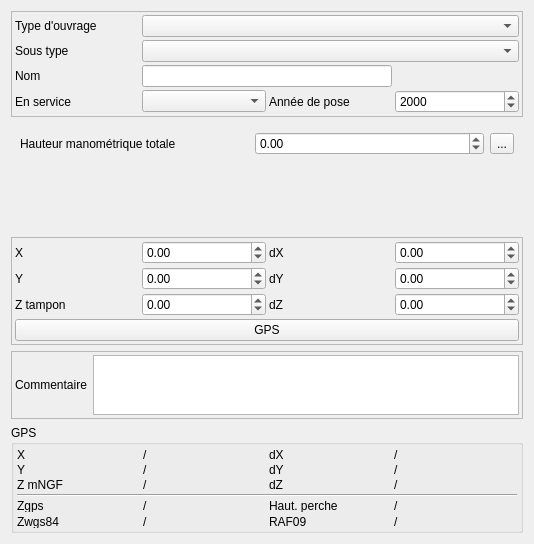
<?xml version="1.0" encoding="UTF-8"?>
<ui version="4.0">
 <class>Form</class>
 <widget class="QWidget" name="Form">
  <property name="geometry">
   <rect>
    <x>0</x>
    <y>0</y>
    <width>534</width>
    <height>513</height>
   </rect>
  </property>
  <property name="windowTitle">
   <string>Form</string>
  </property>
  <layout class="QVBoxLayout" name="verticalLayout" stretch="1,1,1,1,10,1">
   <item>
    <widget class="QFrame" name="frame">
     <property name="frameShape">
      <enum>QFrame::StyledPanel</enum>
     </property>
     <property name="frameShadow">
      <enum>QFrame::Raised</enum>
     </property>
     <layout class="QGridLayout" name="gridLayout">
      <property name="leftMargin">
       <number>3</number>
      </property>
      <property name="topMargin">
       <number>3</number>
      </property>
      <property name="rightMargin">
       <number>3</number>
      </property>
      <property name="bottomMargin">
       <number>3</number>
      </property>
      <property name="spacing">
       <number>3</number>
      </property>
      <item row="0" column="0">
       <widget class="QLabel" name="label_2">
        <property name="text">
         <string>Type d'ouvrage</string>
        </property>
       </widget>
      </item>
      <item row="1" column="0">
       <widget class="QLabel" name="label_8">
        <property name="text">
         <string>Sous type</string>
        </property>
       </widget>
      </item>
      <item row="3" column="0">
       <widget class="QLabel" name="label_28">
        <property name="text">
         <string>En service</string>
        </property>
       </widget>
      </item>
      <item row="2" column="0">
       <widget class="QLabel" name="label_24">
        <property name="text">
         <string>Nom</string>
        </property>
       </widget>
      </item>
      <item row="3" column="1">
       <widget class="QComboBox" name="comboBox_enservice"/>
      </item>
      <item row="1" column="1" colspan="3">
       <widget class="QComboBox" name="comboBox_sstype"/>
      </item>
      <item row="0" column="1" colspan="3">
       <widget class="QComboBox" name="comboBox_typeouvrage"/>
      </item>
      <item row="3" column="2">
       <widget class="QLabel" name="label_29">
        <property name="text">
         <string>Année de pose</string>
        </property>
       </widget>
      </item>
      <item row="3" column="3">
       <widget class="QDateEdit" name="dateEdit_anneepose">
        <property name="displayFormat">
         <string>yyyy</string>
        </property>
       </widget>
      </item>
      <item row="2" column="1" colspan="2">
       <widget class="QLineEdit" name="lineEdit_nom"/>
      </item>
     </layout>
    </widget>
   </item>
   <item>
    <widget class="QStackedWidget" name="stackedWidget">
     <property name="currentIndex">
      <number>0</number>
     </property>
     <widget class="QWidget" name="Regard">
      <layout class="QGridLayout" name="gridLayout_2">
       <item row="0" column="0">
        <widget class="QLabel" name="label_26">
         <property name="text">
          <string>Hauteur manométrique totale</string>
         </property>
         <property name="wordWrap">
          <bool>true</bool>
         </property>
        </widget>
       </item>
       <item row="0" column="2">
        <widget class="QToolButton" name="toolButton_hmano">
         <property name="text">
          <string>...</string>
         </property>
        </widget>
       </item>
       <item row="0" column="1">
        <widget class="QDoubleSpinBox" name="doubleSpinBox_hmano">
         <property name="minimum">
          <double>-1.000000000000000</double>
         </property>
         <property name="maximum">
          <double>999999.000000000000000</double>
         </property>
        </widget>
       </item>
       <item row="1" column="1">
        <spacer name="verticalSpacer_2">
         <property name="orientation">
          <enum>Qt::Vertical</enum>
         </property>
         <property name="sizeHint" stdset="0">
          <size>
           <width>20</width>
           <height>40</height>
          </size>
         </property>
        </spacer>
       </item>
      </layout>
     </widget>
     <widget class="QWidget" name="branchement">
      <layout class="QGridLayout" name="gridLayout_5">
       <item row="0" column="0">
        <widget class="QLabel" name="label_5">
         <property name="text">
          <string>Volume</string>
         </property>
         <property name="wordWrap">
          <bool>true</bool>
         </property>
        </widget>
       </item>
       <item row="2" column="0">
        <widget class="QLabel" name="label_25">
         <property name="text">
          <string>cote trop-plein</string>
         </property>
         <property name="wordWrap">
          <bool>true</bool>
         </property>
        </widget>
       </item>
       <item row="0" column="1">
        <widget class="QDoubleSpinBox" name="doubleSpinBox_volume"/>
       </item>
       <item row="0" column="2">
        <widget class="QToolButton" name="toolButton_volume">
         <property name="text">
          <string>...</string>
         </property>
        </widget>
       </item>
       <item row="0" column="3">
        <widget class="QLabel" name="label_6">
         <property name="text">
          <string>Nombre de cuves</string>
         </property>
         <property name="wordWrap">
          <bool>true</bool>
         </property>
        </widget>
       </item>
       <item row="1" column="3">
        <widget class="QLabel" name="label_3">
         <property name="text">
          <string>cote radier</string>
         </property>
         <property name="wordWrap">
          <bool>true</bool>
         </property>
        </widget>
       </item>
       <item row="0" column="4">
        <widget class="QSpinBox" name="spinBox_nbrecuves"/>
       </item>
       <item row="0" column="5">
        <widget class="QToolButton" name="toolButton_nbrecuve">
         <property name="text">
          <string>...</string>
         </property>
        </widget>
       </item>
       <item row="3" column="2">
        <spacer name="verticalSpacer_3">
         <property name="orientation">
          <enum>Qt::Vertical</enum>
         </property>
         <property name="sizeHint" stdset="0">
          <size>
           <width>20</width>
           <height>40</height>
          </size>
         </property>
        </spacer>
       </item>
       <item row="1" column="0">
        <widget class="QLabel" name="label">
         <property name="text">
          <string>cote sql</string>
         </property>
         <property name="wordWrap">
          <bool>true</bool>
         </property>
        </widget>
       </item>
       <item row="1" column="1">
        <widget class="QDoubleSpinBox" name="doubleSpinBox_cotesql"/>
       </item>
       <item row="1" column="4">
        <widget class="QDoubleSpinBox" name="doubleSpinBox_coteradier"/>
       </item>
       <item row="2" column="1">
        <widget class="QDoubleSpinBox" name="doubleSpinBox_cotetp"/>
       </item>
       <item row="1" column="2">
        <widget class="QToolButton" name="toolButton_cotesql">
         <property name="text">
          <string>...</string>
         </property>
        </widget>
       </item>
       <item row="1" column="5">
        <widget class="QToolButton" name="toolButton_coteradier">
         <property name="text">
          <string>...</string>
         </property>
        </widget>
       </item>
       <item row="2" column="2">
        <widget class="QToolButton" name="toolButton_cotetp">
         <property name="text">
          <string>...</string>
         </property>
        </widget>
       </item>
      </layout>
     </widget>
     <widget class="QWidget" name="refoulement">
      <layout class="QGridLayout" name="gridLayout_7">
       <item row="1" column="0">
        <widget class="QLabel" name="label_30">
         <property name="text">
          <string>Nombre de compteurs</string>
         </property>
         <property name="wordWrap">
          <bool>true</bool>
         </property>
        </widget>
       </item>
       <item row="0" column="1">
        <widget class="QDoubleSpinBox" name="doubleSpinBox_diam">
         <property name="decimals">
          <number>3</number>
         </property>
        </widget>
       </item>
       <item row="0" column="2">
        <widget class="QToolButton" name="toolButton_diam">
         <property name="text">
          <string>...</string>
         </property>
        </widget>
       </item>
       <item row="0" column="0">
        <widget class="QLabel" name="label_27">
         <property name="text">
          <string>Diametre</string>
         </property>
         <property name="wordWrap">
          <bool>true</bool>
         </property>
        </widget>
       </item>
       <item row="2" column="0">
        <widget class="QLabel" name="label_31">
         <property name="text">
          <string>Fonctionnement</string>
         </property>
         <property name="wordWrap">
          <bool>true</bool>
         </property>
        </widget>
       </item>
       <item row="3" column="0">
        <spacer name="verticalSpacer_4">
         <property name="orientation">
          <enum>Qt::Vertical</enum>
         </property>
         <property name="sizeHint" stdset="0">
          <size>
           <width>20</width>
           <height>40</height>
          </size>
         </property>
        </spacer>
       </item>
       <item row="1" column="1">
        <widget class="QDoubleSpinBox" name="doubleSpinBox_nbrecompteur"/>
       </item>
       <item row="1" column="2">
        <widget class="QToolButton" name="toolButton_nbrecompteur">
         <property name="text">
          <string>...</string>
         </property>
        </widget>
       </item>
       <item row="2" column="1" colspan="2">
        <widget class="QComboBox" name="comboBox_fonct"/>
       </item>
      </layout>
     </widget>
     <widget class="QWidget" name="page">
      <layout class="QGridLayout" name="gridLayout_6">
       <item row="0" column="1">
        <widget class="QDoubleSpinBox" name="doubleSpinBox_prof">
         <property name="minimum">
          <double>-1.000000000000000</double>
         </property>
         <property name="maximum">
          <double>9999.000000000000000</double>
         </property>
        </widget>
       </item>
       <item row="0" column="0">
        <widget class="QLabel" name="label_32">
         <property name="text">
          <string>Profondeur</string>
         </property>
        </widget>
       </item>
       <item row="0" column="2">
        <widget class="QToolButton" name="toolButton_prof">
         <property name="text">
          <string>...</string>
         </property>
        </widget>
       </item>
      </layout>
     </widget>
     <widget class="QWidget" name="autre"/>
    </widget>
   </item>
   <item>
    <widget class="QFrame" name="frame_3">
     <property name="frameShape">
      <enum>QFrame::StyledPanel</enum>
     </property>
     <property name="frameShadow">
      <enum>QFrame::Raised</enum>
     </property>
     <layout class="QGridLayout" name="gridLayout_3">
      <property name="leftMargin">
       <number>3</number>
      </property>
      <property name="topMargin">
       <number>3</number>
      </property>
      <property name="rightMargin">
       <number>3</number>
      </property>
      <property name="bottomMargin">
       <number>3</number>
      </property>
      <property name="spacing">
       <number>3</number>
      </property>
      <item row="2" column="1">
       <widget class="QDoubleSpinBox" name="doubleSpinBox_Z">
        <property name="minimum">
         <double>-99.000000000000000</double>
        </property>
        <property name="maximum">
         <double>99999999.000000000000000</double>
        </property>
       </widget>
      </item>
      <item row="1" column="1">
       <widget class="QDoubleSpinBox" name="doubleSpinBox_Y">
        <property name="minimum">
         <double>-99.000000000000000</double>
        </property>
        <property name="maximum">
         <double>99999999.000000000000000</double>
        </property>
       </widget>
      </item>
      <item row="2" column="3">
       <widget class="QDoubleSpinBox" name="doubleSpinBox_dZ">
        <property name="minimum">
         <double>-1.000000000000000</double>
        </property>
        <property name="maximum">
         <double>999.000000000000000</double>
        </property>
       </widget>
      </item>
      <item row="1" column="0">
       <widget class="QLabel" name="label_18">
        <property name="text">
         <string>Y</string>
        </property>
       </widget>
      </item>
      <item row="2" column="0">
       <widget class="QLabel" name="label_22">
        <property name="text">
         <string>Z tampon</string>
        </property>
       </widget>
      </item>
      <item row="1" column="3">
       <widget class="QDoubleSpinBox" name="doubleSpinBox_dY">
        <property name="minimum">
         <double>-1.000000000000000</double>
        </property>
        <property name="maximum">
         <double>999.000000000000000</double>
        </property>
       </widget>
      </item>
      <item row="0" column="0">
       <widget class="QLabel" name="label_15">
        <property name="text">
         <string>X</string>
        </property>
       </widget>
      </item>
      <item row="0" column="3">
       <widget class="QDoubleSpinBox" name="doubleSpinBox_dX">
        <property name="minimum">
         <double>-1.000000000000000</double>
        </property>
        <property name="maximum">
         <double>999.000000000000000</double>
        </property>
       </widget>
      </item>
      <item row="0" column="1">
       <widget class="QDoubleSpinBox" name="doubleSpinBox_X">
        <property name="minimum">
         <double>-99.000000000000000</double>
        </property>
        <property name="maximum">
         <double>99999999.000000000000000</double>
        </property>
       </widget>
      </item>
      <item row="1" column="2">
       <widget class="QLabel" name="label_21">
        <property name="text">
         <string>dY</string>
        </property>
       </widget>
      </item>
      <item row="0" column="2">
       <widget class="QLabel" name="label_16">
        <property name="text">
         <string>dX</string>
        </property>
       </widget>
      </item>
      <item row="2" column="2">
       <widget class="QLabel" name="label_23">
        <property name="text">
         <string>dZ</string>
        </property>
       </widget>
      </item>
      <item row="3" column="0" colspan="4">
       <widget class="QPushButton" name="pushButton_getGPS">
        <property name="text">
         <string>GPS</string>
        </property>
       </widget>
      </item>
     </layout>
    </widget>
   </item>
   <item>
    <widget class="QFrame" name="frame_2">
     <property name="frameShape">
      <enum>QFrame::StyledPanel</enum>
     </property>
     <property name="frameShadow">
      <enum>QFrame::Raised</enum>
     </property>
     <layout class="QHBoxLayout" name="horizontalLayout">
      <property name="leftMargin">
       <number>3</number>
      </property>
      <property name="topMargin">
       <number>3</number>
      </property>
      <property name="rightMargin">
       <number>3</number>
      </property>
      <property name="bottomMargin">
       <number>3</number>
      </property>
      <item>
       <widget class="QLabel" name="label_7">
        <property name="text">
         <string>Commentaire</string>
        </property>
       </widget>
      </item>
      <item>
       <widget class="QTextBrowser" name="textBrowser_commentaire">
        <property name="maximumSize">
         <size>
          <width>16777215</width>
          <height>60</height>
         </size>
        </property>
        <property name="readOnly">
         <bool>false</bool>
        </property>
       </widget>
      </item>
     </layout>
    </widget>
   </item>
   <item>
    <spacer name="verticalSpacer">
     <property name="orientation">
      <enum>Qt::Vertical</enum>
     </property>
     <property name="sizeHint" stdset="0">
      <size>
       <width>20</width>
       <height>40</height>
      </size>
     </property>
    </spacer>
   </item>
   <item>
    <widget class="QGroupBox" name="groupBox">
     <property name="title">
      <string>GPS</string>
     </property>
     <layout class="QGridLayout" name="gridLayout_4">
      <property name="leftMargin">
       <number>3</number>
      </property>
      <property name="topMargin">
       <number>3</number>
      </property>
      <property name="rightMargin">
       <number>3</number>
      </property>
      <property name="bottomMargin">
       <number>3</number>
      </property>
      <property name="spacing">
       <number>3</number>
      </property>
      <item row="4" column="1">
       <widget class="QLabel" name="label_zgps">
        <property name="text">
         <string>/</string>
        </property>
       </widget>
      </item>
      <item row="5" column="3">
       <widget class="QLabel" name="label_raf09">
        <property name="text">
         <string>/</string>
        </property>
       </widget>
      </item>
      <item row="5" column="2">
       <widget class="QLabel" name="label_20">
        <property name="text">
         <string>RAF09</string>
        </property>
       </widget>
      </item>
      <item row="4" column="0">
       <widget class="QLabel" name="label_4">
        <property name="text">
         <string>Zgps</string>
        </property>
       </widget>
      </item>
      <item row="5" column="1">
       <widget class="QLabel" name="label_zwgs84">
        <property name="text">
         <string>/</string>
        </property>
       </widget>
      </item>
      <item row="5" column="0">
       <widget class="QLabel" name="label_17">
        <property name="text">
         <string>Zwgs84</string>
        </property>
       </widget>
      </item>
      <item row="2" column="1">
       <widget class="QLabel" name="label_Z">
        <property name="text">
         <string>/</string>
        </property>
       </widget>
      </item>
      <item row="1" column="0">
       <widget class="QLabel" name="label_9">
        <property name="text">
         <string>Y</string>
        </property>
       </widget>
      </item>
      <item row="0" column="3">
       <widget class="QLabel" name="label_dX">
        <property name="text">
         <string>/</string>
        </property>
       </widget>
      </item>
      <item row="0" column="2">
       <widget class="QLabel" name="label_10">
        <property name="text">
         <string>dX</string>
        </property>
       </widget>
      </item>
      <item row="2" column="0">
       <widget class="QLabel" name="label_11">
        <property name="text">
         <string>Z mNGF</string>
        </property>
       </widget>
      </item>
      <item row="1" column="2">
       <widget class="QLabel" name="label_12">
        <property name="text">
         <string>dY</string>
        </property>
       </widget>
      </item>
      <item row="1" column="3">
       <widget class="QLabel" name="label_dY">
        <property name="text">
         <string>/</string>
        </property>
       </widget>
      </item>
      <item row="1" column="1">
       <widget class="QLabel" name="label_Y">
        <property name="text">
         <string>/</string>
        </property>
       </widget>
      </item>
      <item row="2" column="2">
       <widget class="QLabel" name="label_13">
        <property name="text">
         <string>dZ</string>
        </property>
       </widget>
      </item>
      <item row="0" column="0">
       <widget class="QLabel" name="label_14">
        <property name="text">
         <string>X</string>
        </property>
       </widget>
      </item>
      <item row="2" column="3">
       <widget class="QLabel" name="label_dZ">
        <property name="text">
         <string>/</string>
        </property>
       </widget>
      </item>
      <item row="0" column="1">
       <widget class="QLabel" name="label_X">
        <property name="text">
         <string>/</string>
        </property>
       </widget>
      </item>
      <item row="3" column="0" colspan="4">
       <widget class="Line" name="line">
        <property name="orientation">
         <enum>Qt::Horizontal</enum>
        </property>
       </widget>
      </item>
      <item row="4" column="2">
       <widget class="QLabel" name="label_19">
        <property name="text">
         <string>Haut. perche</string>
        </property>
       </widget>
      </item>
      <item row="4" column="3">
       <widget class="QLabel" name="label_hautperche">
        <property name="text">
         <string>/</string>
        </property>
       </widget>
      </item>
     </layout>
    </widget>
   </item>
  </layout>
 </widget>
 <resources/>
 <connections/>
</ui>
